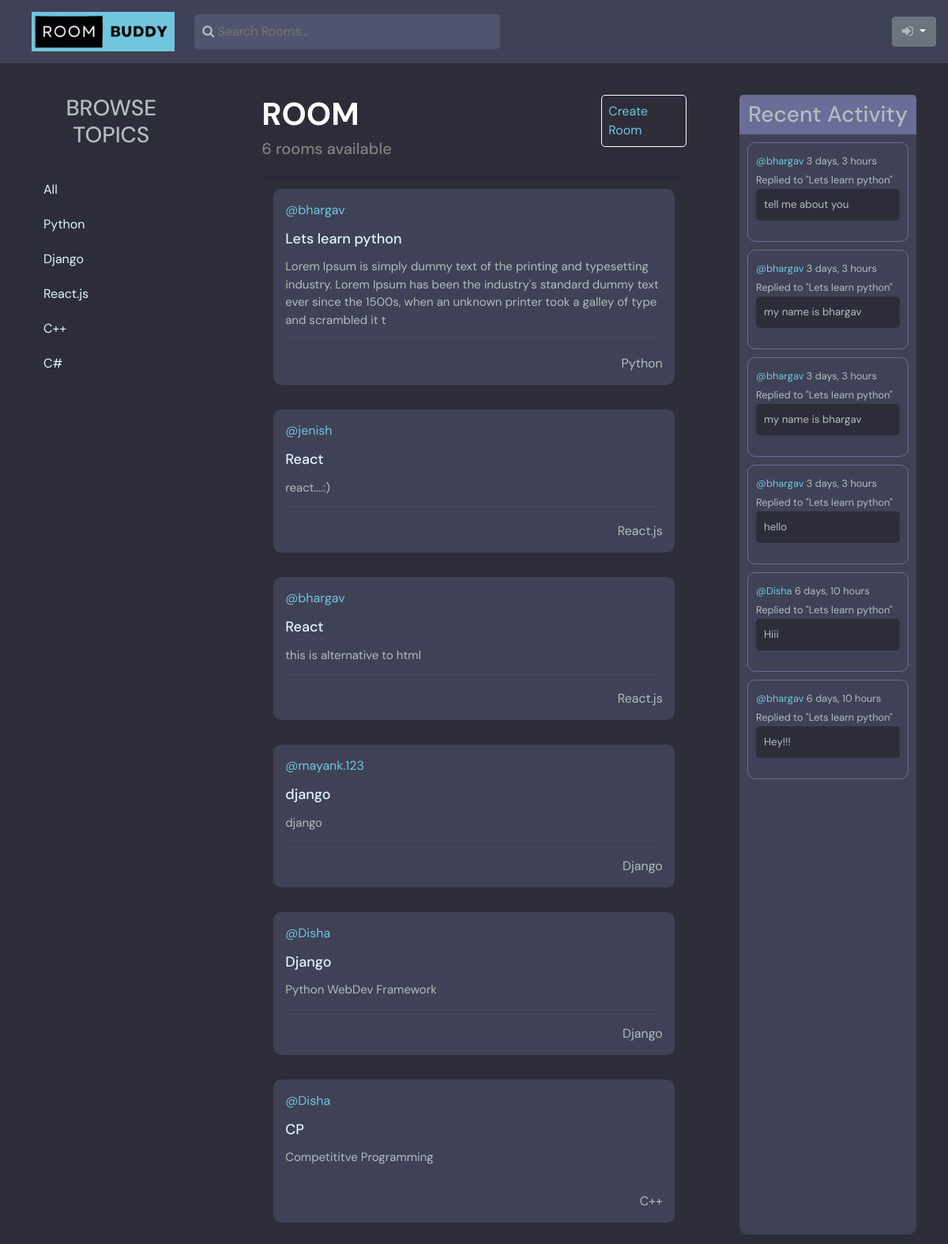
/, run on an earlier commit of the app's database.
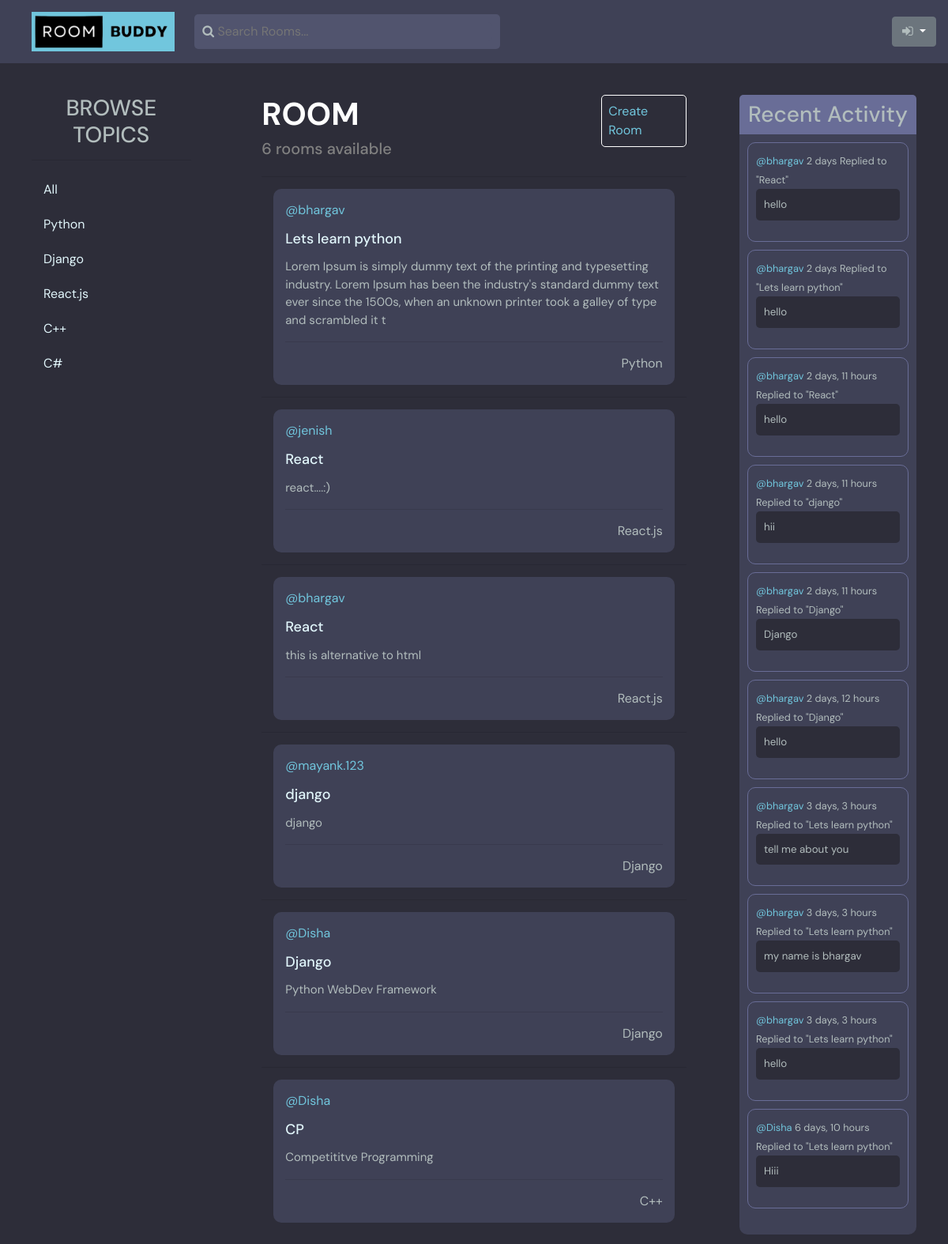
And on a later commit of the database.
### polls/models.py (models this page shows)
class Topic(models.Model):
    name = models.CharField(max_length=200)
    def __str__(self):
        return self.name

class Room(models.Model):
    host = models.ForeignKey(User, on_delete=models.SET_NULL, null=True)
    topic = models.ForeignKey(Topic, on_delete=models.SET_NULL, null=True)
    name = models.CharField(max_length=200)
    description = models.TextField(null=True, blank=True)
    participants = models.ManyToManyField(User, related_name='participants', blank=True)
    updated = models.DateTimeField(auto_now=True)
    created = models.DateTimeField(auto_now_add=True)
    class Meta:
        ordering = ['-updated', '-created']
    def __str__(self):
        return str(self.name)

class Message(models.Model):
    user = models.ForeignKey(User, on_delete=models.CASCADE)
    room = models.ForeignKey(Room, on_delete=models.CASCADE)
    body = models.TextField()
    updated = models.DateTimeField(auto_now=True)
    created = models.DateTimeField(auto_now_add=True)
    class Meta:
        ordering = ['-updated', '-created']
    def __str__(self):
        return self.body[0:50]

### polls/views.py (the view)
# urls.py: 2. Add a URL to urlpatterns:  path('', views.home, name='home')
def home(request):
    if request.GET.get('q') != None:
        q = request.GET.get('q')
    else:
        q = ''
    rooms = Room.objects.filter(
        Q(topic__name__icontains = q) |
        Q(name__icontains = q) |
        Q(description__icontains = q)
    )
    topic = Topic.objects.all()
    room_count = rooms.count()
    room_messages = Message.objects.filter(Q(room__topic__name__icontains=q))
    context = { 'rooms' : rooms, 'topics' : topic, 'room_count' : room_count, 'room_messages' : room_messages }
    return render(request, 'polls/home.html', context)

### polls/templates/polls/home.html (shortened to what this page needs)
{% extends 'main.html' %}
     {% block content%}
    <div class="home-container">
        <div>
            {% include 'polls/topics_component.html' %}
        </div>
        <div class="feed-container">
            <div class="room-head">
                 <div>
                <h1>ROOM</h1>
                <h5 style="color: grey">{{room_count}} rooms available</h5>
                </div>
                <div>
                <a href="{% url 'create-room' %}">Create Room</a>
                </div>
            </div>
            {% include 'polls/feed_component.html' %}
        </div>
        <div class="activity-container">
            {% include 'polls/activity_component.html' %}
        </div>
    </div>
{% endblock%}

### polls/templates/polls/topics_component.html
<div class="topics-container">
        <div>
            <h3>BROWSE TOPICS</h3>
            <hr>
            <div class="topics-name">
                <a href="{% url 'home' %}">All</a>
            </div>
            {% for topic in topics %}
            <div class="topics-name">
                <a href="{% url 'home' %}?q={{topic.name}}">{{topic}}</a>
            </div>
            {% endfor %}
        </div>
</div>

### polls/templates/polls/feed_component.html (shortened to what this page needs)
  {% for room in rooms%}
  <hr>
       <div class="room-content">
         <a href="{% url 'user-profile' room.host.id %}"> @{{room.host.username}}</a>
         <h2><a href="{% url 'room' room.id %}">{{room.name}}</a></h2>
         <p>{{room.description}}</p>
         <hr>
         <div class="feed-foot">
           <div>
             <span>{{room.topic.name}}</span>
           </div>
         </div>
       </div>
  {% endfor %}

### polls/templates/polls/activity_component.html (shortened to what this page needs)
            <h3>Recent Activity</h3>
            {% for message in room_messages %}
                <div>
                    <small><a href="{% url 'user-profile' message.user.id %}" >@{{message.user}}</a>  {{message.created|timesince}} </small>
                    <small>Replied to "{{message.room}}"</small>
                    <p>
                        {{message}}
                    </p>
                </div>
            {% endfor %}

What changed in the data, as far as the page shows it:
removed Message: user "bhargav", created "3 days, 3 hours", room "Lets learn python", body "my name is bhargav"
removed Message: user "bhargav", created "6 days, 10 hours", room "Lets learn python", body "Hey!!!"
added Message: user "bhargav", created "2 days", room "React", body "hello"
added Message: user "bhargav", created "2 days", room "Lets learn python", body "hello"
added Message: user "bhargav", created "2 days, 11 hours", room "React", body "hello"
added Message: user "bhargav", created "2 days, 11 hours", room "django", body "hii"
added Message: user "bhargav", created "2 days, 11 hours", room "Django", body "Django"
added Message: user "bhargav", created "2 days, 12 hours", room "Django", body "hello"
